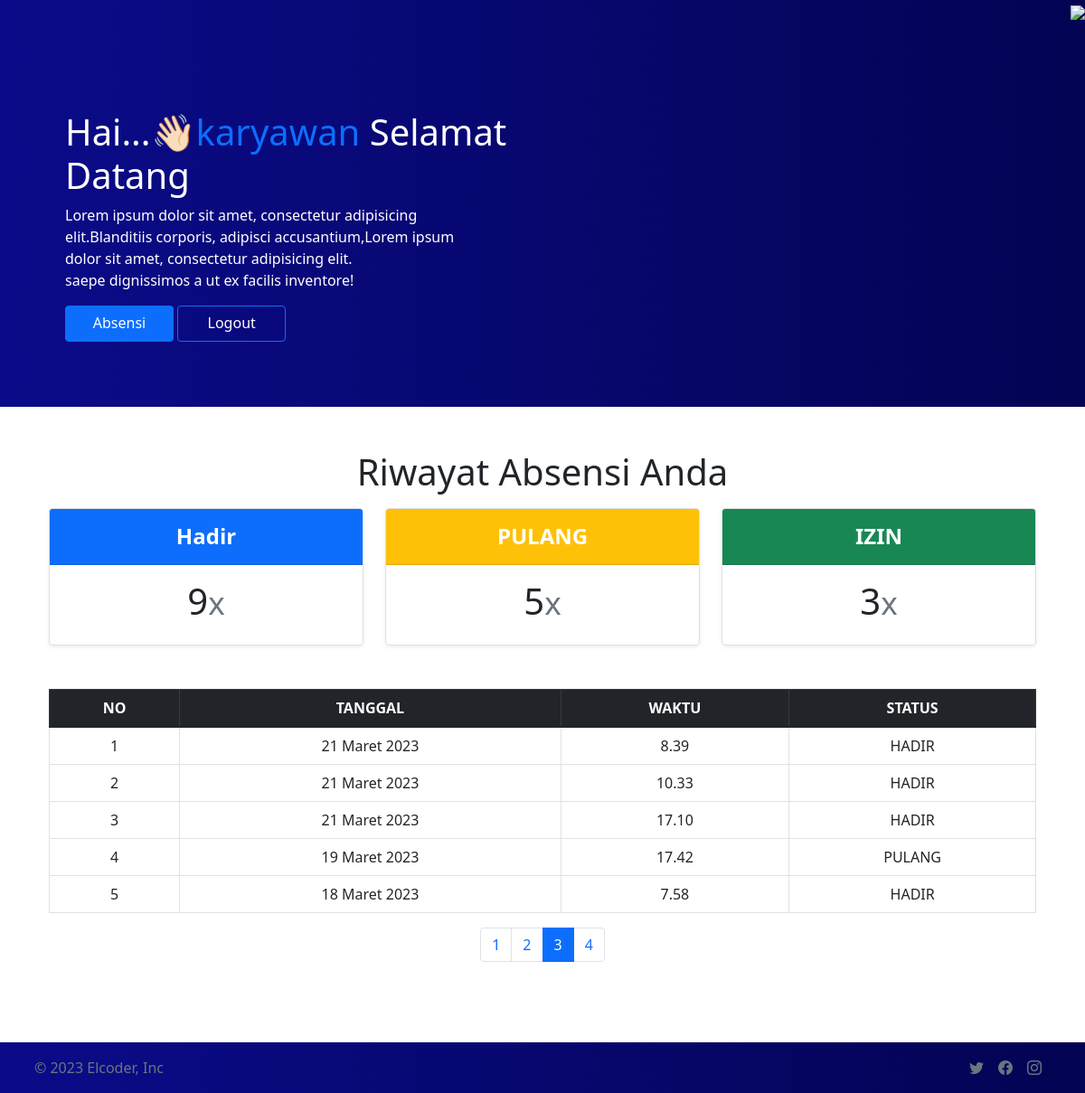
Page /akun?page=3 (signed in) on the committed database.
### absenapp/models.py (models this page shows, shortened)
class absenModel(models.Model):
    pegawai     =models.ForeignKey(profil, on_delete=models.DO_NOTHING)
    tgl         =models.DateField(auto_now_add=True)
    waktu       =models.TimeField(auto_now_add=True)
    absen=(
        ('HADIR','HADIR'),
        ('IZIN','IZIN'),
        ('PULANG','PULANG'),
    )
    status      =models.CharField(choices=absen, max_length=50, default='HADIR')
    ket         =models.TextField(null=True, blank=True)

### absen/views.py (the view)
# urls.py: path('akun',views.akun, name='akun'),
def akun(request):
    if request.user.is_active:
        profile=profil.objects.get(nama=request.user)
        datas= absenModel.objects.filter(pegawai=profile)
        jh=0
        ji=0
        jp=0
        for jlh in datas:
            if jlh.status == 'HADIR': #jika status absennya hadir maka variabel inisialisasi kita jumlahkan
                jh += 1
            elif jlh.status == 'IZIN':
                ji += 1
            elif jlh.status == 'PULANG':
                jp += 1
            else:
                pass
        data = datas.order_by('-tgl')
        hal = Paginator(data,5)
        hal_list = request.GET.get('page')
        datas = hal.get_page(hal_list)
    else:
        return redirect('absen:login')
    context = {
        'datas':datas,
        'jlh_hadir':jh,
        'jlh_izin':ji,
        'jlh_pulang':jp,
    }
    return render(request,'akun.html',context)

### templates/akun.html (shortened to what this page needs)
{%load static%}
<!doctype html>
<html lang="en">
  <head>
    <link href="{%static 'css/bootstrap.css'%}" rel="stylesheet">
    <link rel="stylesheet" href="https://cdn.jsdelivr.net/npm/bootstrap-icons@1.10.3/font/bootstrap-icons.css">
  </head>
  <body>
    <div class="row" style="background-image: linear-gradient(to right,  rgb(11, 11, 138),rgb(3, 3, 83));">
      <div class="col-6">
        <div class="container text-white pt-4" style="height: 450px;">
          <div class="head ps-5 pt-5" style="margin: 50px auto;" >
            <h1 class=""> Hai...👋🏻<a class="text-primary" href="/" style="text-decoration: none;">{{user}}</a> Selamat Datang</h1>
            <p class="pe-5">Lorem ipsum dolor sit amet, consectetur adipisicing elit.Blanditiis corporis, adipisci
              accusantium,Lorem ipsum dolor sit amet, consectetur adipisicing elit. <br>
              saepe dignissimos a ut ex facilis inventore!</p>
            <a href="{%url 'absen:absen'%} " class="btn btn-primary" style="height: 40px; width: 120px;"> Absensi </a>
            <a href="{% url 'absen:logout'%}" class="btn btn-outline-primary text-white"  style="height: 40px; width: 120px;"> Logout </a>
          </div>
        </div>
      </div>
      <div class="col-6 d-flex justify-content-end">
        <div class="">
          <img src="{%static 'img/header.png'%}" width="380px" class="">
        </div>
      </div>
    </div>
    <div class="container py-5 text-center container">
      <h1 class="fw-light">Riwayat Absensi Anda</h1>
      <div class="container mt-3">
        <div class="row row-cols-1 row-cols-md-3 mb-3 text-center">
          <div class="col">
            <div class="card mb-4 rounded-3 shadow-sm">
              <div class="card-header py-3  bg-primary">
                <h4 class="my-0 fw-bold text-white">Hadir</h4>
              </div>
              <div class="card-body">
                <h1 class="card-title pricing-card-title">{{jlh_hadir}}<small class="text-muted fw-light">x</small></h1>
              </div>
            </div>
          </div>
          <div class="col">
            <div class="card mb-4 rounded-3 shadow-sm">
              <div class="card-header py-3  bg-warning">
                <h4 class="my-0 fw-bold text-white">PULANG</h4>
              </div>
              <div class="card-body">
                <h1 class="card-title pricing-card-title">{{jlh_pulang}}<small class="text-muted fw-light">x</small></h1>
              </div>
            </div>
          </div>
          <div class="col">
            <div class="card mb-4 rounded-3 shadow-sm">
              <div class="card-header py-3  bg-success">
                <h4 class="my-0 fw-bold text-white">IZIN</h4>
              </div>
              <div class="card-body">
                <h1 class="card-title pricing-card-title">{{jlh_izin}}<small class="text-muted fw-light">x</small></h1>
              </div>
            </div>
          </div>
        </div>
      </div>
      <div class="container mt-4">
        <table class="table table-bordered align-middle able-responsive">
          <thead class="table-dark">
            <tr>
              <th>NO</th>
              <th>TANGGAL</th>
              <th>WAKTU</th>
              <th>STATUS</th>
            </tr>
          </thead>
          <tbody>
            {%for data in datas.object_list%}
            <tr>
              <td>{{forloop.counter}}</td>
              <td>{{data.tgl}}</td>
              <td>{{data.waktu}}</td>
              <td>{{data.status}}</td>
            </tr>
            {%endfor%}
          </tbody>
        </table>
        <nav aria-label="Page navigation example">
          <ul class="pagination justify-content-center">
            {%for data in datas.paginator.page_range%}
              {%if datas.number == data %}
              <li class="page-item active">
                <a class="page-link" href="{%url 'akun'%}?page={{data}}">{{data}}</a>
              </li>
              {%else%}
              <li class="page-item">
                <a class="page-link" href="{%url 'akun'%}?page={{data}}">{{data}}</a>
              </li>
              {%endif%}
            {%endfor%}
          </ul>
        </nav>
      </div>
    </div>
    <footer class="d-flex flex-wrap justify-content-between align-items-center py-3 mt-4 border-top text-white" style="background-image: linear-gradient(to right,  rgb(11, 11, 138),rgb(3, 3, 83));">
      <div class="col-md-4 d-flex align-items-center">
        <a href="/" class="mb-3 me-2 mb-md-0 text-muted text-decoration-none lh-1">
          <svg class="bi" width="30" height="24"><use xlink:href="#bootstrap"></use></svg>
        </a>
        <span class="text-muted">© 2023 Elcoder, Inc</span>
      </div>
      <ul class="nav col-md-4 justify-content-end list-unstyled d-flex me-5 ">
        <li class="ms-3"><a class="text-muted" href="#"><i width="24" height="24" class="bi bi-twitter"></i></a></li>
        <li class="ms-3"><a class="text-muted" href="#"><i width="24" height="24" class="bi bi-facebook"></i></a></li>
        <li class="ms-3"><a class="text-muted" href="#"><i width="24" height="24" class="bi bi-instagram"></i></a></li>
      </ul>
    </footer>
  </body>
</html>

### rows in the picture
absenModel: tgl "21 Maret 2023", waktu "8.39", status "HADIR"
absenModel: tgl "21 Maret 2023", waktu "10.33", status "HADIR"
absenModel: tgl "21 Maret 2023", waktu "17.10", status "HADIR"
absenModel: tgl "19 Maret 2023", waktu "17.42", status "PULANG"
absenModel: tgl "18 Maret 2023", waktu "7.58", status "HADIR"

### other values in the picture
{{ user }} "karyawan"
{{ jlh_hadir }} "9"
{{ jlh_pulang }} "5"
{{ jlh_izin }} "3"
{{ data }} "1" "2" "4"
{{ data }} "3"
